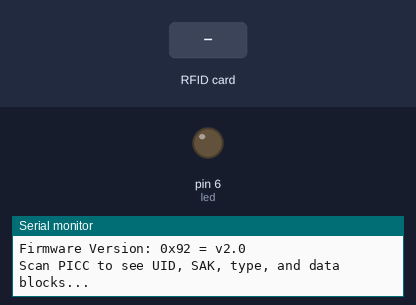
This sketch was run on a simulated Arduino Uno, built with avr-gcc and run on an emulated ATmega328P. Parts: output pins drawn as LEDs (lit = HIGH), the last lines printed to the serial monitor. The inputs (shaded band) are chosen by the test bench. Pins used as bus, display or sensor lines are not drawn.

Above: at 1.2 s.
1.3 s: RFID card C3 12 6E 31 held to the reader
At 2.5 s:
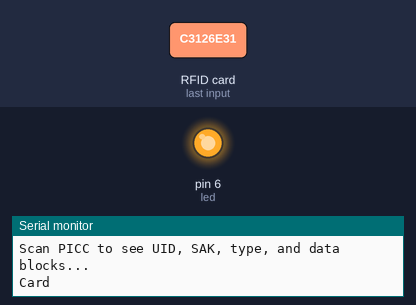
2.8 s: RFID card 69 45 01 9E held to the reader
At 3.9 s:
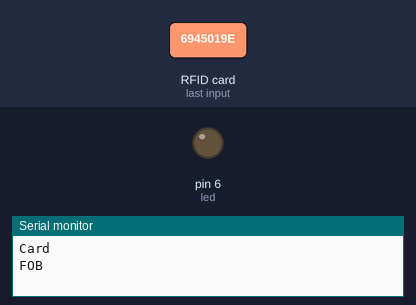
Timing chart, 0 to 5.8 s (numbered marks = the images above; inputs shaded):
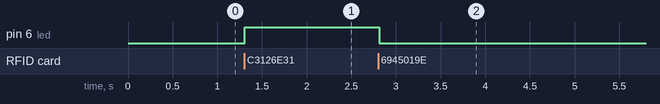

The sketch:

RFID.ino
```cpp
#include <SPI.h>
#include <MFRC522.h>

#define RST_PIN         9          // Configurable, see typical pin layout above
#define SS_PIN          10         // Configurable, see typical pin layout above

MFRC522 mfrc522(SS_PIN, RST_PIN);  // Create MFRC522 instance

uint8_t blue[4] = {0x69, 0x45, 0x01, 0x9E};
uint8_t card[4] = {0xC3, 0x12, 0x6E, 0x31};
uint8_t led = 6;
unsigned long lastOpenMS = 0;

void setup() {
	Serial.begin(9600);		// Initialize serial communications with the PC
	while (!Serial);		// Do nothing if no serial port is opened (added for Arduinos based on ATMEGA32U4)
	SPI.begin();			// Init SPI bus
	mfrc522.PCD_Init();		// Init MFRC522
	delay(4);				// Optional delay. Some board do need more time after init to be ready, see Readme
	mfrc522.PCD_DumpVersionToSerial();	// Show details of PCD - MFRC522 Card Reader details
	Serial.println(F("Scan PICC to see UID, SAK, type, and data blocks..."));
  pinMode(led, OUTPUT);
}

void loop() {

  if (millis() - lastOpenMS > 3000) {
    digitalWrite(led, LOW);
    //lastOpenMS = millis();
  }

  // Reset the loop if no new card present on the sensor/reader. This saves the entire process when idle.
	if ( ! mfrc522.PICC_IsNewCardPresent()) {
		return;
	}

	// Select one of the cards
	if ( ! mfrc522.PICC_ReadCardSerial()) {
		return;
	}

  if (memcmp(card, mfrc522.uid.uidByte, mfrc522.uid.size) == 0) {
    Serial.println("Card");
    digitalWrite(led, HIGH);
    lastOpenMS = millis();
  }

  if (memcmp(blue, mfrc522.uid.uidByte, mfrc522.uid.size) == 0) {
    Serial.println("FOB");
    digitalWrite(led, LOW);
  }

}
```

Measured:
- after the input at 1.3 s, pin 6 (led): LOW → HIGH at once
- after the input at 2.8 s, pin 6 (led): HIGH → LOW after 0.01 s instead of 1.5 s
